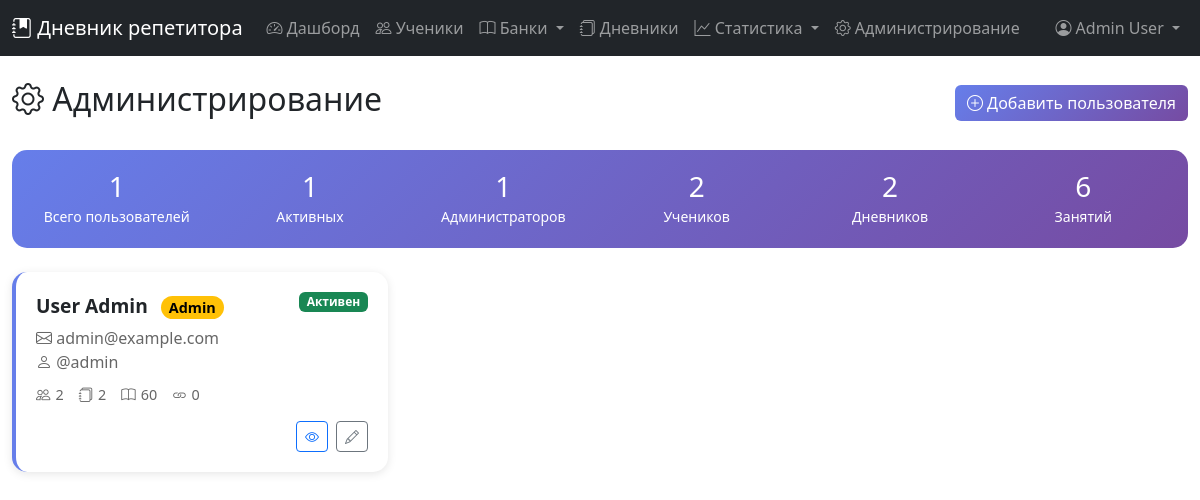
/admin.php (signed in), run on the app's committed database.
### tables this page shows
CREATE TABLE `users` (
  `id` int(11) NOT NULL,
  `username` varchar(50) NOT NULL,
  `email` varchar(100) NOT NULL,
  `password_hash` varchar(255) NOT NULL,
  `first_name` varchar(50) NOT NULL,
  `last_name` varchar(50) NOT NULL,
  `middle_name` varchar(50) DEFAULT NULL,
  `phone` varchar(20) DEFAULT NULL,
  `is_active` tinyint(1) DEFAULT 1,
  `is_admin` tinyint(1) DEFAULT 0,
  `created_at` timestamp NOT NULL DEFAULT current_timestamp(),
  `updated_at` timestamp NOT NULL DEFAULT current_timestamp() ON UPDATE current_timestamp(),
  `last_login` timestamp NULL DEFAULT NULL,
  `reset_token` varchar(100) DEFAULT NULL,
  `reset_token_expires` timestamp NULL DEFAULT NULL
);

### config.php (called while the page is built, shortened)
<?php
function isAdmin() {
    return isset($_SESSION['is_admin']) && $_SESSION['is_admin'] == 1;
}
function getCurrentUser($pdo) {
    $stmt = $pdo->prepare("SELECT id, username, email, first_name, last_name, middle_name, phone, is_admin FROM users WHERE id = ?");
    $stmt->execute([$_SESSION['user_id']]);
    return $stmt->fetch();
}
?>

### admin.php (the view, shortened to what this page needs)
<?php
require_once 'config.php';
$action = $_GET['action'] ?? 'list';
        ?>
        <?php
$stmt = $pdo->query("
    SELECT
        u.*,
        (SELECT COUNT(*) FROM students WHERE user_id = u.id) as students_count,
        (SELECT COUNT(*) FROM diaries WHERE user_id = u.id) as diaries_count,
        (SELECT COUNT(*) FROM topics WHERE user_id = u.id) as topics_count,
        (SELECT COUNT(*) FROM resources WHERE user_id = u.id) as resources_count
    FROM users u
    ORDER BY u.is_active DESC, u.last_name, u.first_name
");
$users = $stmt->fetchAll();
$stmt = $pdo->query("
    SELECT
        (SELECT COUNT(*) FROM users) as total_users,
        (SELECT COUNT(*) FROM users WHERE is_active = 1) as active_users,
        (SELECT COUNT(*) FROM users WHERE is_admin = 1) as admin_users,
        (SELECT COUNT(*) FROM students) as total_students,
        (SELECT COUNT(*) FROM diaries) as total_diaries,
        (SELECT COUNT(*) FROM lessons) as total_lessons
");
$systemStats = $stmt->fetch();
?>
<!DOCTYPE html>
<html lang="ru">
<head>
    <link href="https://cdn.jsdelivr.net/npm/bootstrap@5.3.0/dist/css/bootstrap.min.css" rel="stylesheet">
    <link href="https://cdn.jsdelivr.net/npm/bootstrap-icons@1.11.0/font/bootstrap-icons.css" rel="stylesheet">
</head>
<body>
    <?php include 'menu.php'; ?>
    <div class="container-fluid py-4">
        <?php if ($action === 'list'): ?>
            <div class="d-flex justify-content-between align-items-center mb-4">
                <h2><i class="bi bi-gear"></i> Администрирование</h2>
                <a href="?action=add" class="btn btn-primary">
                    <i class="bi bi-plus-circle"></i> Добавить пользователя
                </a>
            </div>
            <div class="stats-card mb-4">
                <div class="row">
                    <div class="col-md-2">
                        <div class="text-center">
                            <h3 class="mb-0"><?php echo $systemStats['total_users']; ?></h3>
                            <small>Всего пользователей</small>
                        </div>
                    </div>
                    <div class="col-md-2">
                        <div class="text-center">
                            <h3 class="mb-0"><?php echo $systemStats['active_users']; ?></h3>
                            <small>Активных</small>
                        </div>
                    </div>
                    <div class="col-md-2">
                        <div class="text-center">
                            <h3 class="mb-0"><?php echo $systemStats['admin_users']; ?></h3>
                            <small>Администраторов</small>
                        </div>
                    </div>
                    <div class="col-md-2">
                        <div class="text-center">
                            <h3 class="mb-0"><?php echo $systemStats['total_students']; ?></h3>
                            <small>Учеников</small>
                        </div>
                    </div>
                    <div class="col-md-2">
                        <div class="text-center">
                            <h3 class="mb-0"><?php echo $systemStats['total_diaries']; ?></h3>
                            <small>Дневников</small>
                        </div>
                    </div>
                    <div class="col-md-2">
                        <div class="text-center">
                            <h3 class="mb-0"><?php echo $systemStats['total_lessons']; ?></h3>
                            <small>Занятий</small>
                        </div>
                    </div>
                </div>
            </div>
            <div class="row">
                <?php foreach ($users as $user): ?>
                    <div class="col-md-6 col-lg-4">
                        <div class="user-card <?php echo !$user['is_active'] ? 'inactive' : ''; ?>">
                            <div class="d-flex justify-content-between align-items-start">
                                <div class="user-name">
                                    <?php echo htmlspecialchars($user['last_name'] . ' ' . $user['first_name'] . ' ' . ($user['middle_name'] ?? '')); ?>
                                    <?php if ($user['is_admin']): ?>
                                        <span class="admin-badge ms-2">Admin</span>
                                    <?php endif; ?>
                                </div>
                                <span class="badge <?php echo $user['is_active'] ? 'bg-success' : 'bg-secondary'; ?>">
                                    <?php echo $user['is_active'] ? 'Активен' : 'Неактивен'; ?>
                                </span>
                            </div>
                            <div class="user-email">
                                <i class="bi bi-envelope"></i> <?php echo htmlspecialchars($user['email']); ?>
                                <br>
                                <i class="bi bi-person"></i> @<?php echo htmlspecialchars($user['username']); ?>
                            </div>
                            <div class="user-meta">
                                <span class="user-meta-item" title="Ученики">
                                    <i class="bi bi-people"></i> <?php echo $user['students_count']; ?>
                                </span>
                                <span class="user-meta-item" title="Дневники">
                                    <i class="bi bi-journals"></i> <?php echo $user['diaries_count']; ?>
                                </span>
                                <span class="user-meta-item" title="Темы">
                                    <i class="bi bi-book"></i> <?php echo $user['topics_count']; ?>
                                </span>
                                <span class="user-meta-item" title="Ресурсы">
                                    <i class="bi bi-link"></i> <?php echo $user['resources_count']; ?>
                                </span>
                            </div>
                            <div class="mt-3 d-flex justify-content-end gap-2">
                                <a href="?action=view&id=<?php echo $user['id']; ?>" class="btn btn-sm btn-outline-primary">
                                    <i class="bi bi-eye"></i>
                                </a>
                                <a href="?action=edit&id=<?php echo $user['id']; ?>" class="btn btn-sm btn-outline-secondary">
                                    <i class="bi bi-pencil"></i>
                                </a>
                            </div>
                        </div>
                    </div>
                <?php endforeach; ?>
            </div>
        <?php endif; ?>
    </div>
</body>
</html>

### menu.php (shortened to what this page needs)
<?php
$currentUser = getCurrentUser($pdo);
?>
<nav class="navbar navbar-expand-lg navbar-dark bg-dark">
    <div class="container-fluid">
        <a class="navbar-brand" href="dashboard.php">
            <i class="bi bi-journal-bookmark-fill"></i> Дневник репетитора
        </a>
        <div class="collapse navbar-collapse" id="navbarNav">
            <ul class="navbar-nav me-auto">
                <li class="nav-item">
                    <a class="nav-link" href="dashboard.php">
                        <i class="bi bi-speedometer2"></i> Дашборд
                    </a>
                </li>
                <li class="nav-item">
                    <a class="nav-link" href="students.php">
                        <i class="bi bi-people"></i> Ученики
                    </a>
                </li>
                <li class="nav-item dropdown">
                    <a class="nav-link dropdown-toggle" href="#" role="button" data-bs-toggle="dropdown">
                        <i class="bi bi-book"></i> Банки
                    </a>
                </li>
                <li class="nav-item">
                    <a class="nav-link" href="diaries.php">
                        <i class="bi bi-journals"></i> Дневники
                    </a>
                </li>
<li class="nav-item dropdown">
    <a class="nav-link dropdown-toggle" href="#" id="statsDropdown" role="button" data-bs-toggle="dropdown">
        <i class="bi bi-graph-up"></i> Статистика
    </a>
</li>                <?php if (isAdmin()): ?>
                <li class="nav-item">
                    <a class="nav-link" href="admin.php">
                        <i class="bi bi-gear"></i> Администрирование
                    </a>
                </li>
                <?php endif; ?>
            </ul>
            <ul class="navbar-nav">
                <li class="nav-item dropdown">
                    <a class="nav-link dropdown-toggle" href="#" role="button" data-bs-toggle="dropdown">
                        <i class="bi bi-person-circle"></i>
                        <?php echo htmlspecialchars($currentUser['first_name'] . ' ' . $currentUser['last_name']); ?>
                    </a>
                </li>
            </ul>
        </div>
    </div>
</nav>
<link rel="stylesheet" href="https://cdn.jsdelivr.net/npm/bootstrap-icons@1.11.0/font/bootstrap-icons.css">

### admin.php (style rules this page uses)
.user-card { background: white; border-radius: 15px; padding: 20px; margin-bottom: 20px; box-shadow: 0 2px 10px rgba(0,0,0,0.1); transition: all 0.3s ease; border-left: 4px solid #667eea; }
.user-name { font-size: 1.2em; font-weight: 600; margin-bottom: 5px; }
.user-email { color: #666; margin-bottom: 10px; }
.user-meta { display: flex; gap: 15px; margin-top: 10px; font-size: 0.9em; color: #666; flex-wrap: wrap; }
.user-meta-item { display: flex; align-items: center; gap: 5px; }
.btn-primary { background: linear-gradient(135deg, #667eea 0%, #764ba2 100%); border: none; }
.stats-card { background: linear-gradient(135deg, #667eea 0%, #764ba2 100%); color: white; border-radius: 15px; padding: 20px; margin-bottom: 20px; }
.admin-badge { background: #ffc107; color: #000; padding: 2px 8px; border-radius: 12px; font-size: 0.75em; }

### data on the page
users: first_name+last_name "Admin User", last_name+first_name+middle_name "User Admin", is_admin "Admin", is_active "Активен", email "admin@example.com", username "admin", students_count "2", diaries_count "2", topics_count "60", resources_count "0"

### other printed values
$systemStats['total_users'] "1"
$systemStats['active_users'] "1"
$systemStats['admin_users'] "1"
$systemStats['total_students'] "2"
$systemStats['total_diaries'] "2"
$systemStats['total_lessons'] "6"
